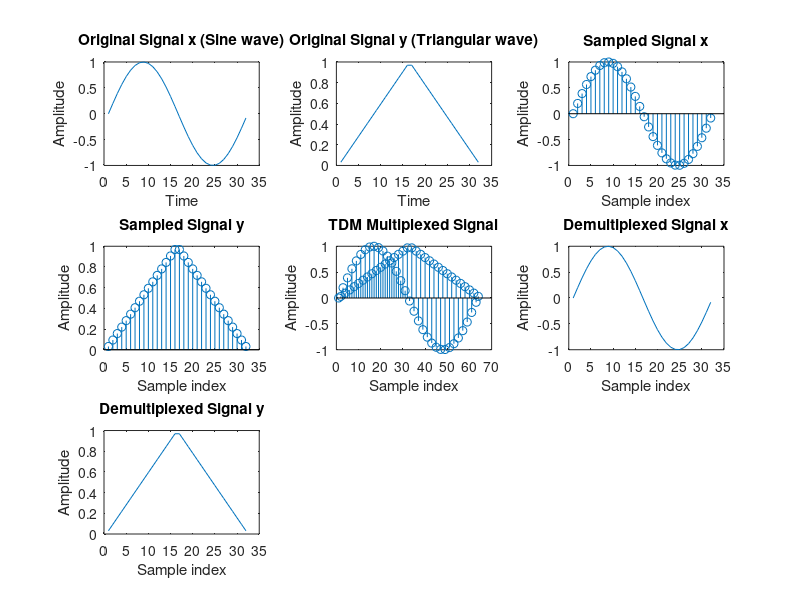

The MATLAB script that drew this image:
clc;           % Clear the command window
close all;     % Close all figure windows
clear all;     % Clear all variables

t = 0:0.2:2*pi;   % Time vector
x = sin(t);       % Signal 1: Sine wave
ln = length(x);   % Length of the signal
y = triang(ln);   % Signal 2: Triangular wave

% TDM Multiplexed signal
mux = zeros(1, 2 * ln);  % Preallocate for efficiency
mux(1:2:end) = x;        % Odd indices for signal x
mux(2:2:end) = y;        % Even indices for signal y

% TDM Demultiplexed signal
demux = reshape(mux, 2, ln); % Reshape mux for demultiplexing
s = demux(1, :);             % Extract the first row (signal x)
t_demux = demux(2, :);       % Extract the second row (signal y)

% Plotting the signals
figure;

subplot(3, 3, 1);
plot(x);
title('Original Signal x (Sine wave)');
xlabel('Time');
ylabel('Amplitude');

subplot(3, 3, 2);
plot(y);
title('Original Signal y (Triangular wave)');
xlabel('Time');
ylabel('Amplitude');

subplot(3, 3, 3);
stem(x);
title('Sampled Signal x');
xlabel('Sample index');
ylabel('Amplitude');

subplot(3, 3, 4);
stem(y);
title('Sampled Signal y');
xlabel('Sample index');
ylabel('Amplitude');

subplot(3, 3, 5);
stem(mux);
title('TDM Multiplexed Signal');
xlabel('Sample index');
ylabel('Amplitude');

subplot(3, 3, 6);
plot(s);
title('Demultiplexed Signal x');
xlabel('Sample index');
ylabel('Amplitude');

subplot(3, 3, 7);
plot(t_demux);
title('Demultiplexed Signal y');
xlabel('Sample index');
ylabel('Amplitude');
